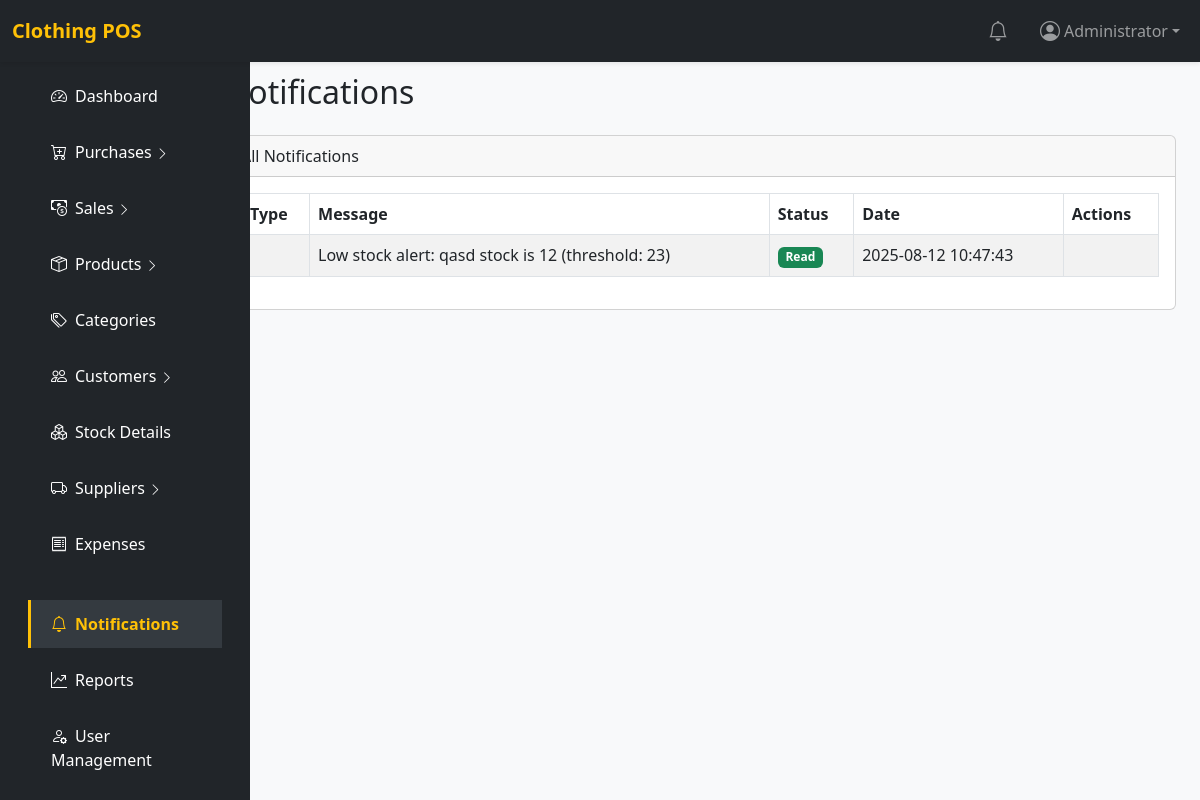
/notifications.php (signed in), run on an earlier commit of the app's database.
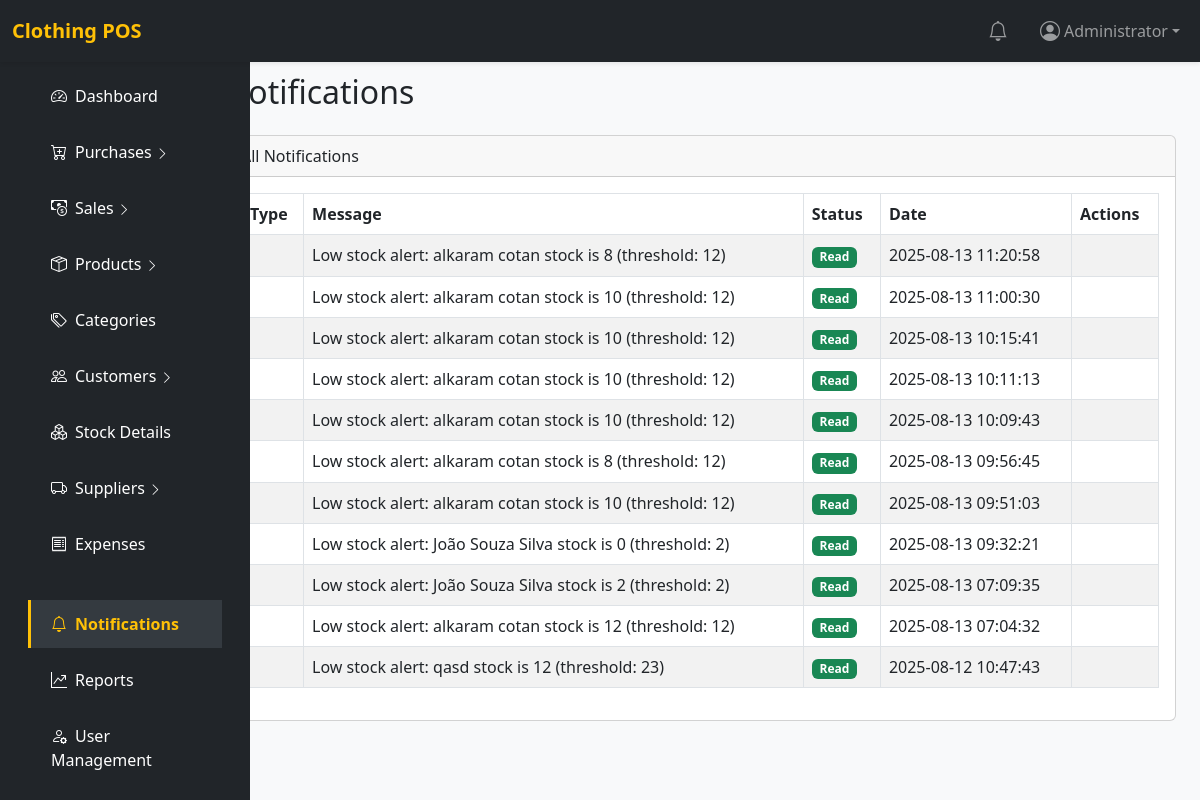
And on a later commit of the database.
### tables this page shows
CREATE TABLE `notifications` (
  `id` int(11) NOT NULL,
  `user_id` int(11) NOT NULL,
  `title` varchar(255) NOT NULL,
  `message` text NOT NULL,
  `type` enum('info','success','warning','error') NOT NULL DEFAULT 'info',
  `is_read` tinyint(1) NOT NULL DEFAULT 0,
  `created_at` timestamp NOT NULL DEFAULT current_timestamp()
);

### includes/config.php (called while the page is built, shortened)
<?php
$base_url = '/tailor/';

### includes/auth.php (called while the page is built, shortened)
<?php
require_once __DIR__ . '/config.php';
function current_user() {
    return $_SESSION['user_name'] ?? $_SESSION['username'] ?? null;
}
function has_role($role_name) {
    global $pdo;
    try {
        $stmt = $pdo->prepare('SELECT role_name FROM roles WHERE id = ?');
        $stmt->execute([$_SESSION['role_id']]);
        $role = $stmt->fetchColumn();
        return $role === $role_name;
    } catch (Exception $e) {
        error_log("Role check error: " . $e->getMessage());
        return false;
    }
}

### notifications.php (the view, shortened to what this page needs)
<?php
require_once 'includes/auth.php';
require_once 'includes/config.php';
$activePage = 'notifications';
$notifications = $pdo->query("SELECT * FROM notifications ORDER BY created_at DESC")->fetchAll(PDO::FETCH_ASSOC);
include 'includes/header.php';
?>
<div class="container-fluid">
    <div class="row">
        <?php include 'includes/sidebar.php'; ?>
        <main class="col-md-10 ms-sm-auto px-4 py-5" style="margin-top: 25px;">
            <h2 class="mb-4">Notifications</h2>
            <div class="card">
                <div class="card-header">All Notifications</div>
                <div class="card-body table-responsive">
                    <table class="table table-bordered table-striped">
                        <thead>
                            <tr>
                                <th>Type</th>
                                <th>Message</th>
                                <th>Status</th>
                                <th>Date</th>
                                <th>Actions</th>
                            </tr>
                        </thead>
                        <tbody>
                            <?php foreach ($notifications as $n): ?>
                                <tr>
                                    <td><?= htmlspecialchars($n['type']) ?></td>
                                    <td><?= htmlspecialchars($n['message']) ?></td>
                                    <td>
                                        <?php if ($n['is_read']): ?>
                                            <span class="badge bg-success">Read</span>
                                        <?php else: ?>
                                            <span class="badge bg-warning text-dark">Unread</span>
                                        <?php endif; ?>
                                    </td>
                                    <td><?= htmlspecialchars($n['created_at']) ?></td>
                                    <td>
                                    </td>
                                </tr>
                            <?php endforeach; ?>
                        </tbody>
                    </table>
                </div>
            </div>
        </main>
    </div>
</div>
<?php include 'includes/footer.php'; ?>

### includes/header.php (shortened to what this page needs)
<!DOCTYPE html>
<html lang="en">
<head>
    <link href="https://cdn.jsdelivr.net/npm/bootstrap@5.3.0/dist/css/bootstrap.min.css" rel="stylesheet">
    <link href="https://cdn.jsdelivr.net/npm/bootstrap-icons@1.10.5/font/bootstrap-icons.css" rel="stylesheet">
</head>
<body>
<?php
require_once __DIR__ . '/config.php';
require_once __DIR__ . '/auth.php';
?>
<nav class="navbar navbar-expand-lg navbar-dark bg-dark fixed-top shadow-sm">
  <div class="container-fluid">
    <a class="navbar-brand fw-bold" href="<?= $base_url ?>dashboard.php">Clothing POS</a>
    <ul class="navbar-nav ms-auto align-items-center">
      <li class="nav-item me-3">
        <a class="nav-link position-relative" href="<?= $base_url ?>notifications.php">
          <i class="bi bi-bell fs-5"></i>
        </a>
      </li>
      <li class="nav-item dropdown">
        <a class="nav-link dropdown-toggle d-flex align-items-center" href="#" id="profileDropdown" role="button" data-bs-toggle="dropdown" aria-expanded="false">
          <i class="bi bi-person-circle fs-5 me-1"></i>
          <?= htmlspecialchars(current_user() ?? 'User') ?>
        </a>
      </li>
    </ul>
  </div>
</nav>

### includes/sidebar.php (shortened to what this page needs)
<?php
require_once __DIR__ . '/config.php';
require_once __DIR__ . '/auth.php';
?>
<nav class="sidebar" id="sidebar">
  <div class="p-3">
    <ul class="nav flex-column mb-4">
      <li class="nav-item mb-2">
        <a class="nav-link<?= $activePage === 'dashboard' ? ' active' : '' ?>" href="<?= $base_url ?>dashboard.php">
          <i class="bi bi-speedometer2 me-2"></i>Dashboard
        </a>
      </li>
      <li class="nav-item mb-2">
        <a class="nav-link<?= $activePage === 'purchases' || $activePage === 'purchase_details' || $activePage === 'add_purchase' ? ' active' : '' ?>" href="#" data-bs-toggle="collapse" data-bs-target="#purchasesSubmenu" aria-expanded="<?= $activePage === 'purchases' || $activePage === 'purchase_details' || $activePage === 'add_purchase' ? 'true' : 'false' ?>" aria-controls="purchasesSubmenu">
          <i class="bi bi-cart-plus me-2"></i>Purchases
          <i class="bi bi-chevron-right ms-auto"></i>
        </a>
      </li>
      <li class="nav-item mb-2">
        <a class="nav-link<?= $activePage === 'sales' || $activePage === 'add_sale' ? ' active' : '' ?>" href="#" data-bs-toggle="collapse" data-bs-target="#salesSubmenu" aria-expanded="<?= $activePage === 'sales' || $activePage === 'add_sale' ? 'true' : 'false' ?>" aria-controls="salesSubmenu">
          <i class="bi bi-cash-coin me-2"></i>Sales
          <i class="bi bi-chevron-right ms-auto"></i>
        </a>
      </li>
      <li class="nav-item mb-2">
        <a class="nav-link<?= $activePage === 'products' || $activePage === 'add_product' || $activePage === 'product_details' ? ' active' : '' ?>" href="#" data-bs-toggle="collapse" data-bs-target="#productsSubmenu" aria-expanded="<?= $activePage === 'products' || $activePage === 'add_product' || $activePage === 'product_details' ? 'true' : 'false' ?>" aria-controls="productsSubmenu">
          <i class="bi bi-box-seam me-2"></i>Products
          <i class="bi bi-chevron-right ms-auto"></i>
        </a>
      </li>
      <li class="nav-item mb-2">
        <a class="nav-link<?= $activePage === 'categories' ? ' active' : '' ?>" href="<?= $base_url ?>categories.php">
          <i class="bi bi-tags me-2"></i>Categories
        </a>
      </li>
      <li class="nav-item mb-2">
        <a class="nav-link<?= $activePage === 'customers' || $activePage === 'customer_payment' || $activePage === 'customer_payment_list' || $activePage === 'customer_payment_details' || $activePage === 'customer_ledger' ? ' active' : '' ?>" href="#" data-bs-toggle="collapse" data-bs-target="#customersSubmenu" aria-expanded="<?= $activePage === 'customers' || $activePage === 'customer_payment' || $activePage === 'customer_payment_list' || $activePage === 'customer_payment_details' || $activePage === 'customer_ledger' ? 'true' : 'false' ?>" aria-controls="customersSubmenu">
          <i class="bi bi-people me-2"></i>Customers
          <i class="bi bi-chevron-right ms-auto"></i>
        </a>
      </li>
      <li class="nav-item mb-2">
        <a class="nav-link<?= $activePage === 'stock' ? ' active' : '' ?>" href="<?= $base_url ?>stock.php">
          <i class="bi bi-boxes me-2"></i>Stock Details
        </a>
      </li>
      <li class="nav-item mb-2">
        <a class="nav-link<?= $activePage === 'suppliers' || $activePage === 'supplier_payment' || $activePage === 'supplier_payment_list' || $activePage === 'supplier_payment_details' || $activePage === 'supplier_ledger' ? ' active' : '' ?>" href="#" data-bs-toggle="collapse" data-bs-target="#suppliersSubmenu" aria-expanded="<?= $activePage === 'suppliers' || $activePage === 'supplier_payment' || $activePage === 'supplier_payment_list' || $activePage === 'supplier_payment_details' || $activePage === 'supplier_ledger' ? 'true' : 'false' ?>" aria-controls="suppliersSubmenu">
          <i class="bi bi-truck me-2"></i>Suppliers
          <i class="bi bi-chevron-right ms-auto"></i>
        </a>
      </li>
      <li class="nav-item mb-2">
        <a class="nav-link<?= $activePage === 'expenses' ? ' active' : '' ?>" href="<?= $base_url ?>expenses.php">
          <i class="bi bi-receipt me-2"></i>Expenses
        </a>
      </li>
    </ul>
    <ul class="nav flex-column mb-4">
      <li class="nav-item mb-2">
        <a class="nav-link position-relative<?= $activePage === 'notifications' ? ' active' : '' ?>" href="<?= $base_url ?>notifications.php">
          <i class="bi bi-bell me-2"></i>Notifications
        </a>
      </li>
      <li class="nav-item mb-2">
        <a class="nav-link<?= $activePage === 'reports' ? ' active' : '' ?>" href="<?= $base_url ?>reports.php">
          <i class="bi bi-graph-up-arrow me-2"></i>Reports
        </a>
      </li>
      <?php if (function_exists('has_role') && has_role('Admin')): ?>
        <li class="nav-item mb-2">
          <a class="nav-link<?= $activePage === 'users' ? ' active' : '' ?>" href="<?= $base_url ?>users.php">
            <i class="bi bi-person-gear me-2"></i>User Management
          </a>
        </li>
        <li class="nav-item mb-2">
          <a class="nav-link<?= $activePage === 'settings' ? ' active' : '' ?>" href="<?= $base_url ?>settings.php">
          </a>
        </li>
      <?php endif; ?>
    </ul>
  </div>
</nav>

### includes/footer.php (shortened to what this page needs)
</body>
</html>

### includes/header.php (style rules this page uses)
body { background: #f8f9fa; margin: 0; padding: 0; }
.sidebar { position: fixed; top: 56px; left: 0; width: 250px; height: calc(100vh - 56px); background: #212529; color: #fff; overflow-y: auto; z-index: 1000; transition: all 0.3s ease; }
.sidebar .nav-link { color: #fff; padding: 12px 20px; border-radius: 0; transition: all 0.3s ease; border-left: 3px solid transparent; }
.sidebar .nav-link.active { background: #343a40; color: #ffc107; border-left-color: #ffc107; font-weight: 600; }
.navbar-brand { color: #ffc107 !important; }
.sidebar .bi-chevron-right { transition: transform 0.3s ease; font-size: 0.8em; }

What changed in the data, as far as the page shows it:
added notifications: message "Low stock alert: alkaram cotan stock is 8 (threshold: 12)", is_read "Read", created_at "2025-08-13 11:20:58"
added notifications: message "Low stock alert: alkaram cotan stock is 10 (threshold: 12)", is_read "Read", created_at "2025-08-13 11:00:30"
added notifications: message "Low stock alert: alkaram cotan stock is 10 (threshold: 12)", is_read "Read", created_at "2025-08-13 10:15:41"
added notifications: message "Low stock alert: alkaram cotan stock is 10 (threshold: 12)", is_read "Read", created_at "2025-08-13 10:11:13"
added notifications: message "Low stock alert: alkaram cotan stock is 10 (threshold: 12)", is_read "Read", created_at "2025-08-13 10:09:43"
added notifications: message "Low stock alert: alkaram cotan stock is 8 (threshold: 12)", is_read "Read", created_at "2025-08-13 09:56:45"
added notifications: message "Low stock alert: alkaram cotan stock is 10 (threshold: 12)", is_read "Read", created_at "2025-08-13 09:51:03"
added notifications: message "Low stock alert: João Souza Silva stock is 0 (threshold: 2)", is_read "Read", created_at "2025-08-13 09:32:21"
added notifications: message "Low stock alert: João Souza Silva stock is 2 (threshold: 2)", is_read "Read", created_at "2025-08-13 07:09:35"
added notifications: message "Low stock alert: alkaram cotan stock is 12 (threshold: 12)", is_read "Read", created_at "2025-08-13 07:04:32"
